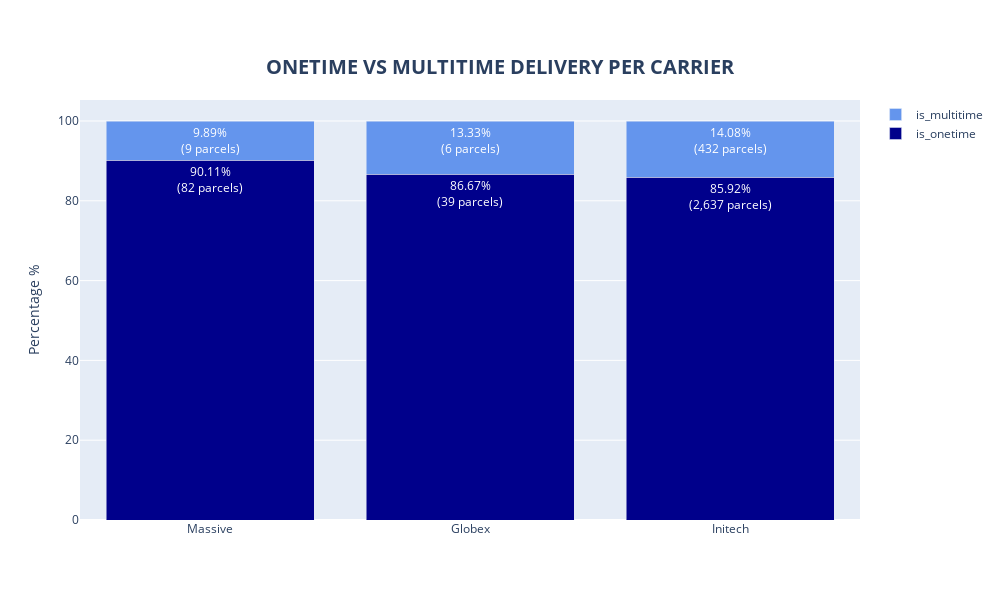

Write notebook code for a chart like this one.
### Markdown cell above
##### 3. PERCENTAGE PLOT

### Code cell
def func(df):
    cols = {
    'is_onetime' : df[df['first_attempt_date'] == df['final_delivery_date']]['parcel_id'].nunique(),
    'is_multitime' : df[df['first_attempt_date'] != df['final_delivery_date']]['parcel_id'].nunique(),
    'perc_is_onetime' : df[df['first_attempt_date'] == df['final_delivery_date']]['parcel_id'].nunique() / df['parcel_id'].nunique() * 100,
    'perc_is_multitime' : df[df['first_attempt_date'] != df['final_delivery_date']]['parcel_id'].nunique() / df['parcel_id'].nunique() * 100,
    }
    return pd.Series(cols)
plot_data = normal_edd_tbl.groupby('carrier_name').apply(func).reset_index().sort_values('perc_is_onetime', ascending=False)

fig = go.Figure()

fig.add_trace(go.Bar(x=plot_data['carrier_name'], y=plot_data['perc_is_onetime'],
                     texttemplate=[f'{x:.2f}%<br>({y:,.0f} parcels)' for x,y in zip(plot_data['perc_is_onetime'], plot_data['is_onetime'])],
                      marker_color='darkblue', name='is_onetime'))
fig.add_trace(go.Bar(x=plot_data['carrier_name'], y=plot_data['perc_is_multitime'], 
                     texttemplate=[f'{x:.2f}%<br>({y:,.0f} parcels)' for x,y in zip(plot_data['perc_is_multitime'], plot_data['is_multitime'])],
                     marker_color='cornflowerblue', name='is_multitime'))

fig.update_layout(barmode='stack')
fig.update_traces(textposition='inside', textfont_color='white')
fig.update_layout(
    width=1000,
    height=600,
    title='<b>ONETIME VS MULTITIME DELIVERY PER CARRIER</b>', title_font={'size':20},
    title_x=.5, title_y=.9,
    xaxis={'showgrid':False}, 
    yaxis={'title':'Percentage %'}
)
fig.show()

### Figure 1 — Plotly figure (JSON) as saved in the notebook; plotly's stock layout.template omitted (floating-point values rounded to 4 significant figures)
{"data": [{"marker": {"color": "darkblue"}, "name": "is_onetime", "textfont": {"color": "white"}, "textposition": "inside", "texttemplate": ["90.11%<br>(82 parcels)", "86.67%<br>(39 parcels)", "85.92%<br>(2,637 parcels)"], "type": "bar", "x": ["Massive", "Globex", "Initech"], "y": [90.11, 86.67, 85.92]}, {"marker": {"color": "cornflowerblue"}, "name": "is_multitime", "textfont": {"color": "white"}, "textposition": "inside", "texttemplate": ["9.89%<br>(9 parcels)", "13.33%<br>(6 parcels)", "14.08%<br>(432 parcels)"], "type": "bar", "x": ["Massive", "Globex", "Initech"], "y": [9.89, 13.33, 14.08]}], "layout": {"barmode": "stack", "height": 600, "title": {"font": {"size": 20}, "text": "<b>ONETIME VS MULTITIME DELIVERY PER CARRIER</b>", "x": 0.5, "y": 0.9}, "width": 1000, "xaxis": {"showgrid": false}, "yaxis": {"title": {"text": "Percentage %"}}}}
